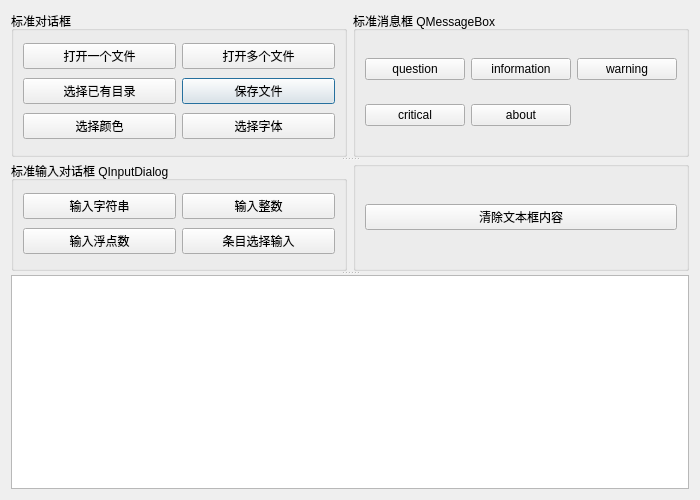
<?xml version="1.0" encoding="UTF-8"?>
<ui version="4.0">
 <class>Dialog</class>
 <widget class="QDialog" name="Dialog">
  <property name="geometry">
   <rect>
    <x>0</x>
    <y>0</y>
    <width>700</width>
    <height>500</height>
   </rect>
  </property>
  <property name="windowTitle">
   <string>Dialog</string>
  </property>
  <layout class="QHBoxLayout" name="horizontalLayout_3">
   <item>
    <widget class="QSplitter" name="splitter">
     <property name="orientation">
      <enum>Qt::Vertical</enum>
     </property>
     <widget class="QWidget" name="">
      <layout class="QHBoxLayout" name="horizontalLayout">
       <item>
        <widget class="QGroupBox" name="groupBox">
         <property name="title">
          <string>标准对话框</string>
         </property>
         <layout class="QGridLayout" name="gridLayout">
          <item row="1" column="1">
           <widget class="QPushButton" name="btnSave">
            <property name="text">
             <string>保存文件</string>
            </property>
           </widget>
          </item>
          <item row="0" column="0">
           <widget class="QPushButton" name="btnOpen">
            <property name="text">
             <string>打开一个文件</string>
            </property>
           </widget>
          </item>
          <item row="0" column="1">
           <widget class="QPushButton" name="btnOpenMulti">
            <property name="text">
             <string>打开多个文件</string>
            </property>
           </widget>
          </item>
          <item row="1" column="0">
           <widget class="QPushButton" name="btnSelectDir">
            <property name="text">
             <string>选择已有目录</string>
            </property>
           </widget>
          </item>
          <item row="2" column="0">
           <widget class="QPushButton" name="btnColor">
            <property name="text">
             <string>选择颜色</string>
            </property>
           </widget>
          </item>
          <item row="2" column="1">
           <widget class="QPushButton" name="btnFont">
            <property name="text">
             <string>选择字体</string>
            </property>
           </widget>
          </item>
         </layout>
        </widget>
       </item>
       <item>
        <widget class="QGroupBox" name="groupBox_2">
         <property name="title">
          <string>标准消息框 QMessageBox</string>
         </property>
         <layout class="QGridLayout" name="gridLayout_2">
          <item row="0" column="0">
           <widget class="QPushButton" name="btnMsgQuestion">
            <property name="text">
             <string>question</string>
            </property>
           </widget>
          </item>
          <item row="0" column="1">
           <widget class="QPushButton" name="btnMsgInformation">
            <property name="text">
             <string>information</string>
            </property>
           </widget>
          </item>
          <item row="0" column="2">
           <widget class="QPushButton" name="btnMsgWarning">
            <property name="text">
             <string>warning</string>
            </property>
           </widget>
          </item>
          <item row="1" column="0">
           <widget class="QPushButton" name="btnMsgCritical">
            <property name="text">
             <string>critical</string>
            </property>
           </widget>
          </item>
          <item row="1" column="1">
           <widget class="QPushButton" name="btnMsgAbout">
            <property name="text">
             <string>about</string>
            </property>
           </widget>
          </item>
         </layout>
        </widget>
       </item>
      </layout>
     </widget>
     <widget class="QWidget" name="">
      <layout class="QHBoxLayout" name="horizontalLayout_2">
       <item>
        <widget class="QGroupBox" name="groupBox_3">
         <property name="title">
          <string>标准输入对话框 QInputDialog</string>
         </property>
         <layout class="QGridLayout" name="gridLayout_3">
          <item row="0" column="0">
           <widget class="QPushButton" name="InputString">
            <property name="text">
             <string>输入字符串</string>
            </property>
           </widget>
          </item>
          <item row="0" column="1">
           <widget class="QPushButton" name="InputInt">
            <property name="text">
             <string>输入整数</string>
            </property>
           </widget>
          </item>
          <item row="1" column="0">
           <widget class="QPushButton" name="InputFloat">
            <property name="text">
             <string>输入浮点数</string>
            </property>
           </widget>
          </item>
          <item row="1" column="1">
           <widget class="QPushButton" name="InputItem">
            <property name="text">
             <string>条目选择输入</string>
            </property>
           </widget>
          </item>
         </layout>
        </widget>
       </item>
       <item>
        <widget class="QGroupBox" name="groupBox_4">
         <property name="title">
          <string/>
         </property>
         <layout class="QGridLayout" name="gridLayout_4">
          <item row="0" column="0">
           <widget class="QPushButton" name="btnClear">
            <property name="text">
             <string>清除文本框内容</string>
            </property>
           </widget>
          </item>
         </layout>
        </widget>
       </item>
      </layout>
     </widget>
     <widget class="QPlainTextEdit" name="plainTextEdit"/>
    </widget>
   </item>
  </layout>
 </widget>
 <resources/>
 <connections/>
</ui>
